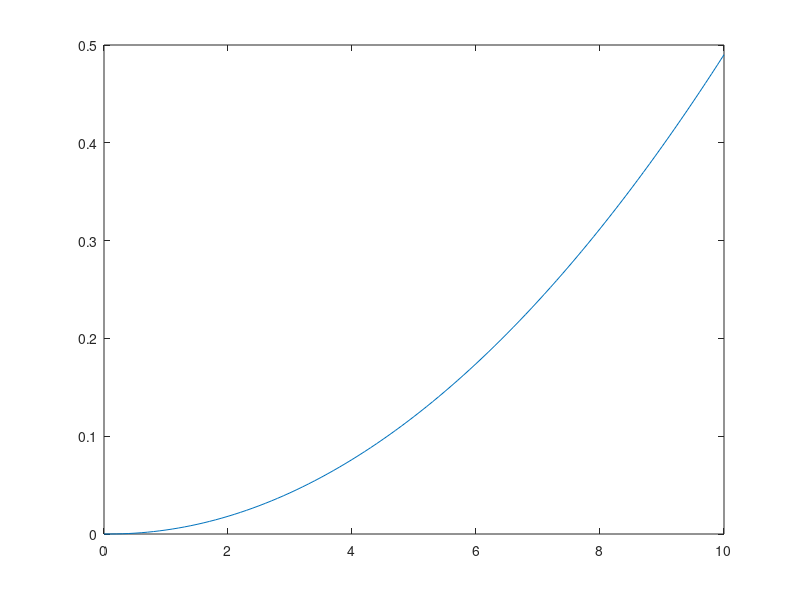

MATLAB code to generate this figure: (Note: this script raises an error after producing the figure.)
K =1;
R = 10e3;
C = 1e-7;
T = R * C;
num =[0 K];
den = [0.1 1];
G = tf(num,den);
t=0:0.1:10;
u_parabolic = 0.01 * ((t.^2)*0.5)
[y,t]=lsim(G,u_parabolic,t);
plot(t,y);
info = stepinfo(y, t);      
hold on
